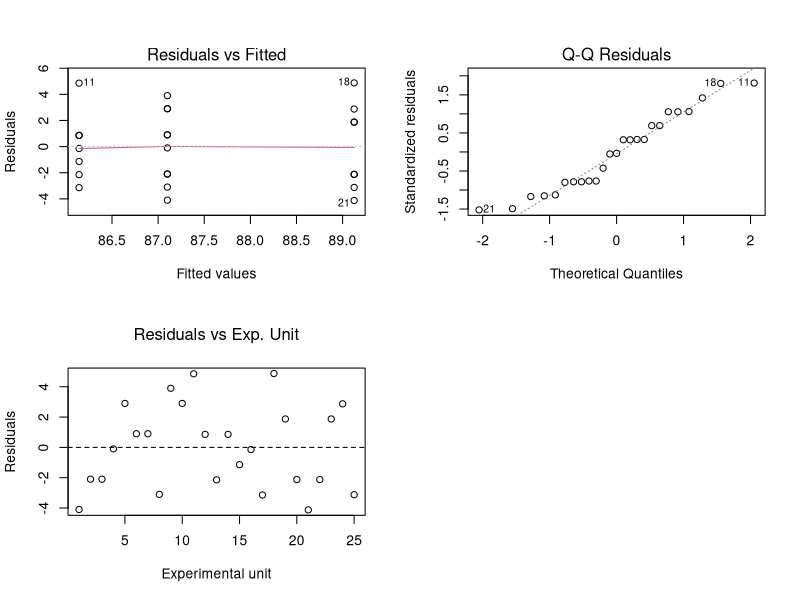
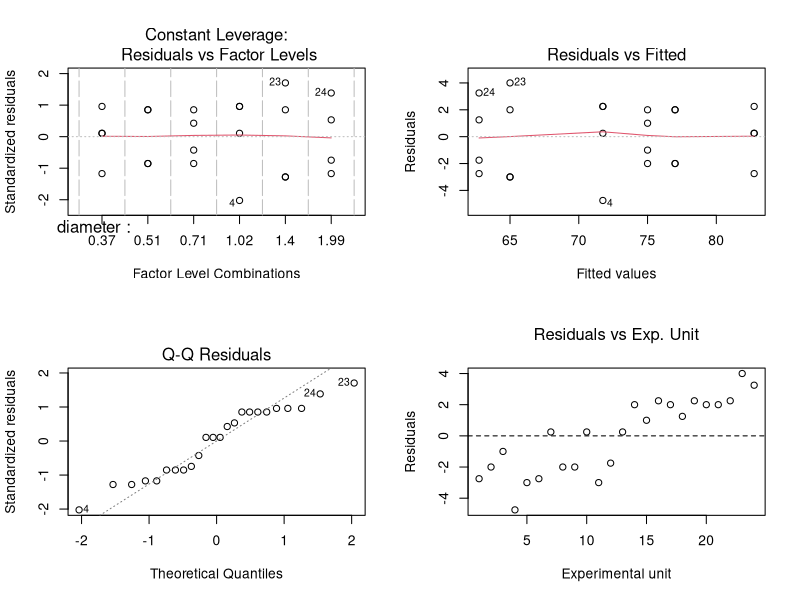
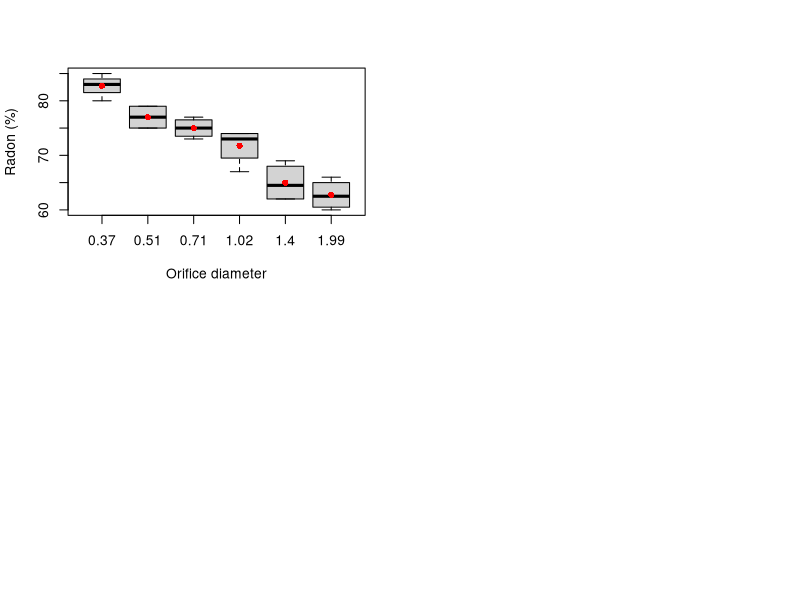
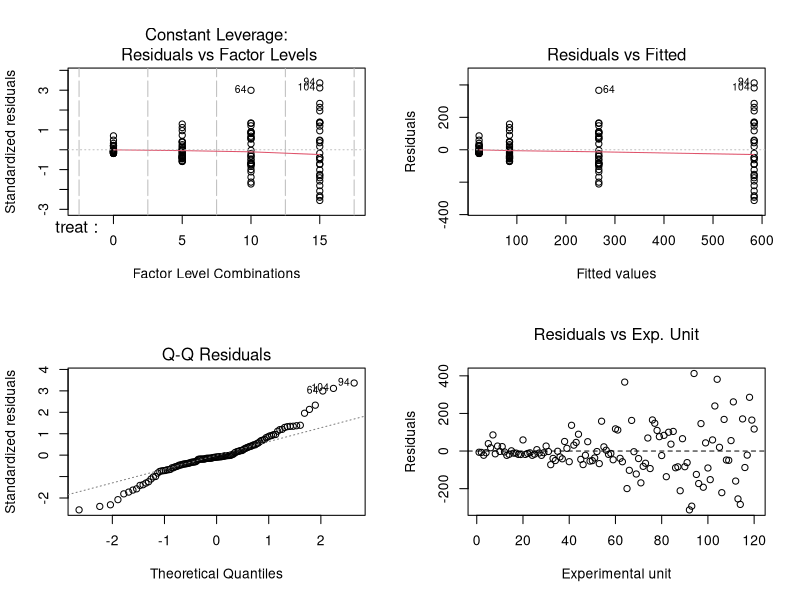
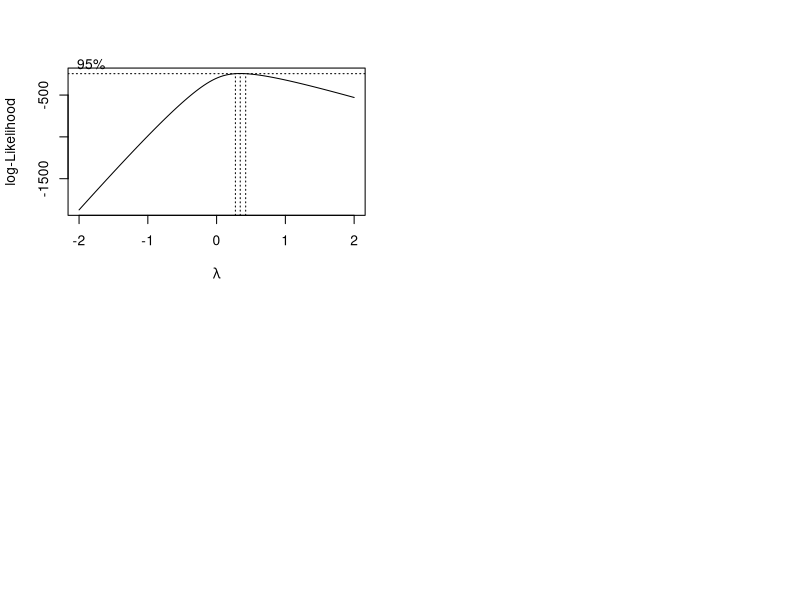
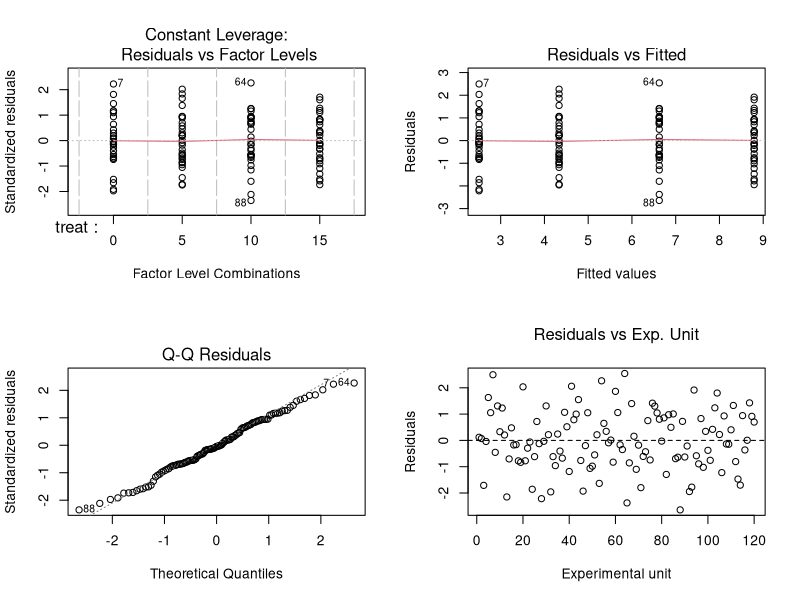

Here is the R script that generated these plots, in order:
## ---- chunk 1
knitr::opts_chunk$set(echo = TRUE)
## ---- chunk 2
table <- '
| Source | DF | SS     | MS | F | P |
|--------|----|--------|----|---|---|
| Factor | 3  | 36.15  | ?  | ? | ? |
| Error  | ?  | ?      | ?  |   |   |
| Total  | 19 | 196.04 |    |   |   |
'
cat(table)
## ---- chunk 3
table <- '
| Source | DF | SS     | MS         | F        | P         |
|--------|----|--------|------------|----------|-----------|
| Factor | 3  | 36.15  | 12.05      | 1.213418 | 0.3369274 |
| Error  | 16 | 158.89 | 9.930625   |          |           |
| Total  | 19 | 196.04 |            |          |           |
'
cat(table)
## ---- chunk 4
df <- data.frame(
  season = c(rep('summer', 10), rep('shoulder', 7), rep('winter', 8)),
  y = c(83, 85, 85, 87, 90, 88, 88, 84, 91, 90, 91, 87, 84,
        87, 85, 86, 83, 94, 91, 87, 85, 87, 91, 92, 86)
)

# frequency table
cat('summer:', df[df$season == 'summer', 'y'], '\n',
    'shoulder:', df[df$season == 'shoulder', 'y'], '\n',
    'winter:', df[df$season == 'winter', 'y'], '\n\n')

# one-way ANOVA
df$season <- as.factor(df$season)
fit <- aov(y ~ season, data = df)
summary(fit)
## ---- chunk 5
par(mfrow = c(2, 2))
plot(fit, which = 1)
plot(fit, which = 2)
plot(residuals(fit) ~ rownames(df), main = 'Residuals vs Exp. Unit', 
     font.main = 1, data = df, xlab = 'Experimental unit', ylab = 'Residuals')
abline(h = 0, lty = 2)
## ---- chunk 6
df <- data.frame(
  diameter = c(0.37, 0.51, 0.71, 1.02, 1.40, 1.99),
  rep1 = c(80, 75, 74, 67, 62, 60),
  rep2 = c(83, 75, 73, 72, 62, 61),
  rep3 = c(83, 79, 76, 74, 67, 64),
  rep4 = c(85, 79, 77, 74, 69, 66)
)
df
## ---- chunk 7
# reshaping
df_long <- reshape(df, direction = 'long', idvar = 'diameter', varying = list(2:5), 
                   timevar = 'rep', v.names = 'radon')
df_long$diameter <- as.factor(df_long$diameter)  # use factor here to obtain 5 df!
rownames(df_long) <- NULL

# one-way ANOVA
fit <- aov(radon ~ diameter, data = df_long)
summary(fit)
## ---- chunk 8
# it is the P(F > 30.85), where F is MS_factor / MS_error
# df1 is the DF of factor, and df2 is the DF of the errors
# lower.tail=F means we want the right side region of the quantile
pf(q = 30.85, df1 = 5, df2 = 18, lower.tail = F) 
## ---- chunk 9
par(mfrow = c(2, 2))
plot(fit, which = 5)
plot(fit, which = 1)
plot(fit, which = 2)
plot(residuals(fit) ~ rownames(df_long), main = 'Residuals vs Exp. Unit', 
     font.main = 1, data = df_long, xlab = 'Experimental unit', ylab = 'Residuals')
abline(h = 0, lty = 2)
## ---- chunk 10
boxplot(radon ~ diameter, data = df_long, xlab = 'Orifice diameter', ylab = 'Radon (%)')
means <- tapply(df_long$radon, df_long$diameter, mean)
points(means, col = 'red', pch = 16)
## ---- chunk 11
table <- '
| Source of variability | SSQ | df | MSQ | Fcalc |
|-----------------------|-----|----|-----|-------|
| Diet                  | ?   | 3  | ?   | 15    |
| Error                 | ?   | ?  | 600 |       |
| Total                 | ?   | ?  |     |       |
'
cat(table)
## ---- chunk 12
table <- '
| Source of variability | SSQ    | df | MSQ  | Fcalc |
|-----------------------|------- |----|------|-------|
| Diet                  | 27000  | 3  | 9000 | 15    |
| Error                 | 57600  | 96 | 600  |       |
| Total                 | 84600  | 99 |      |       |
'
cat(table)
## ---- chunk 13
df <- read.csv('HW2_Q5.csv')
df$dose <- as.factor(df$dose)
tibble::glimpse(df)
## ---- chunk 14
fit <- aov(yield ~ dose, data = df)
summary(fit)
## ---- chunk 15
set.seed(2023)
factors <- as.factor(rep(c('a', 'b', 'c'), 2))  # 3 treatments, 2 repetitions each
factors <- sample(factors)  # randomize treatments
ids <- seq(1:length(factors))  
df <- data.frame(id = ids, treat = factors)
print(df, row.names = FALSE)
## ---- chunk 16
# check that the number of repetitions are equal
table(df$treat)
## ---- chunk 17
df <- read.csv('HW2_Q9.csv')
df$treat <- as.factor(df$treat)
str(df)
## ---- chunk 18
fit1 <- aov(y ~ treat, data = df)
summary(fit1)
## ---- chunk 19
par(mfrow = c(2, 2))
plot(fit1, which = 5)
plot(fit1, which = 1)
plot(fit1, which = 2)
plot(residuals(fit1) ~ rownames(df), main = 'Residuals vs Exp. Unit', 
     font.main = 1, data = df, xlab = 'Experimental unit', ylab = 'Residuals')
abline(h = 0, lty = 2)
## ---- chunk 20
bc <- MASS::boxcox(fit1, data = df)  # do box-cox power transformation search
lambda <- bc$x[which.max(bc$y)]  # pick lambda with the highest log-likelihood
df$y_trans <- df$y ^ lambda  # transform the response variable

# fit again but using the transformed response variable
fit2 <- lm(y_trans ~ treat, data = df)
anova(fit2)
## ---- chunk 21
par(mfrow = c(2, 2))
plot(fit2, which = 5)
plot(fit2, which = 1)
plot(fit2, which = 2)
plot(residuals(fit2) ~ rownames(df), main = 'Residuals vs Exp. Unit', 
     font.main = 1, data = df, xlab = 'Experimental unit', ylab = 'Residuals')
abline(h = 0, lty = 2)
